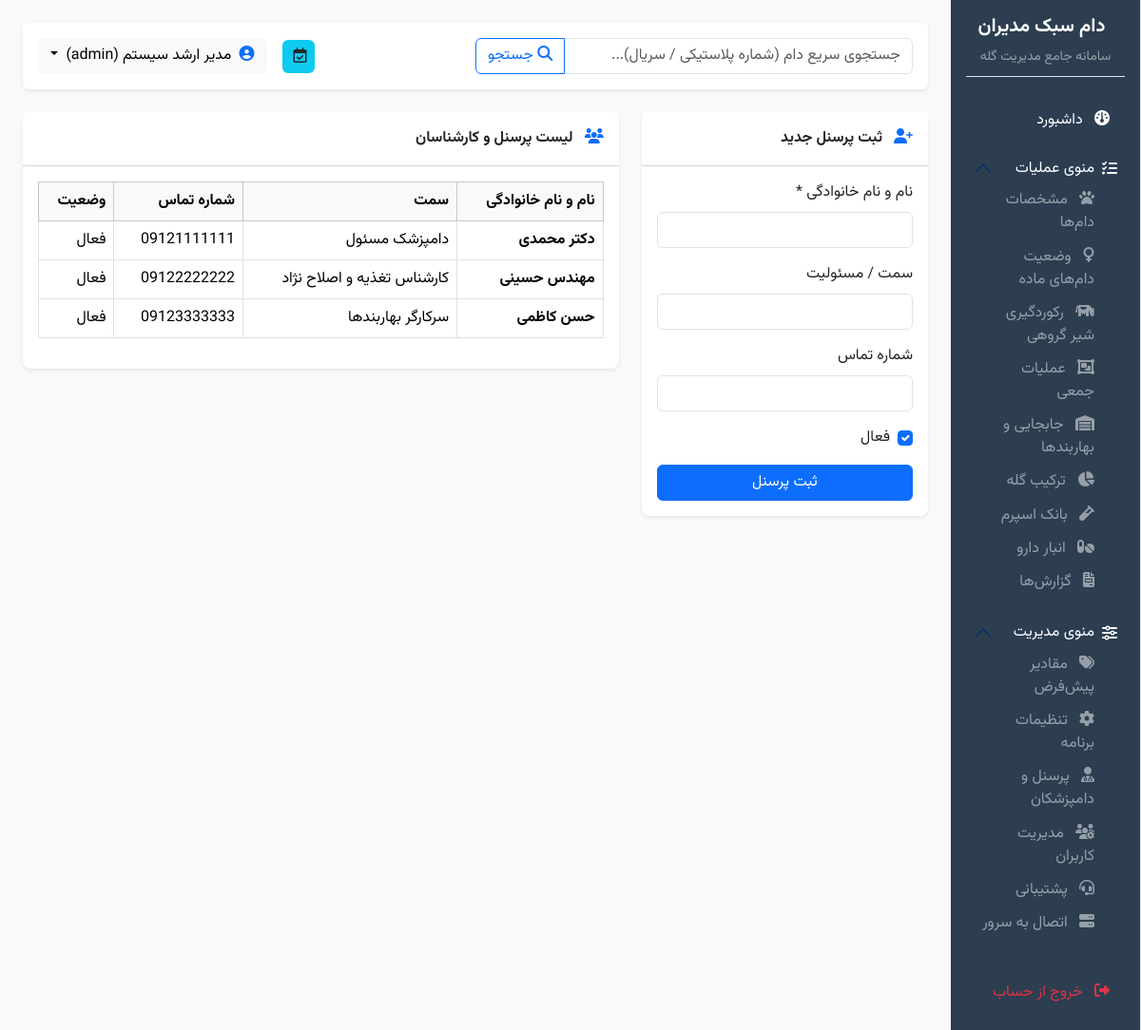
Screenshot of /admin/staff (signed in) with the database file from the repository.
### app/models/user.py (models this page shows, shortened)
class User(UserMixin, db.Model):
    __tablename__ = 'users'
    id = db.Column(db.Integer, primary_key=True)
    username = db.Column(db.String(64), unique=True, nullable=False, index=True)
    password_hash = db.Column(db.String(256), nullable=False)
    full_name = db.Column(db.String(128), nullable=True)
    role = db.Column(db.Enum(UserRole), default=UserRole.DATA_ENTRY, nullable=False)
    is_active = db.Column(db.Boolean, default=True, nullable=False)
    created_at = db.Column(db.DateTime, default=lambda: datetime.now(timezone.utc), nullable=False)

### app/models/admin.py (models this page shows, shortened)
class Staff(db.Model):
    __tablename__ = 'staff'
    id = db.Column(db.Integer, primary_key=True)
    full_name = db.Column(db.String(128), nullable=False)
    role = db.Column(db.String(64), nullable=True)
    phone = db.Column(db.String(30), nullable=True)
    is_active = db.Column(db.Boolean, default=True, nullable=False)

### app/routes/admin.py (the view, shortened to what this page needs)
@bp.route('/admin/staff', methods=['GET', 'POST'])
@login_required
@roles_required('admin')
def staff():
    form = StaffForm()
    staff_members = Staff.query.all()
    return render_template('admin/staff.html', form=form, staff_members=staff_members)

### app/forms/admin.py
class StaffForm(FlaskForm):
    full_name = StringField('نام و نام خانوادگی', validators=[DataRequired(message='نام الزامی است.')])
    role = StringField('سمت / مسئولیت', validators=[Optional()])
    phone = StringField('شماره تماس', validators=[Optional()])
    is_active = BooleanField('فعال', default=True)
    submit = SubmitField('ثبت پرسنل')

### app/templates/admin/staff.html (shortened to what this page needs)
{% extends "base.html" %}
{% block content %}
<div class="row g-4">
    <div class="col-md-4">
        <div class="card shadow-sm border-0">
            <div class="card-header bg-white py-3 fw-bold"><i class="fa-solid fa-user-plus text-primary me-2"></i> ثبت پرسنل جدید</div>
            <div class="card-body">
                <form method="POST" action="{{ url_for('admin.staff') }}">
                    <div class="mb-3"><label class="form-label">نام و نام خانوادگی *</label>{{ form.full_name(class="form-control") }}</div>
                    <div class="mb-3"><label class="form-label">سمت / مسئولیت</label>{{ form.role(class="form-control") }}</div>
                    <div class="mb-3"><label class="form-label">شماره تماس</label>{{ form.phone(class="form-control") }}</div>
                    <div class="mb-3 form-check">{{ form.is_active(class="form-check-input") }}<label class="form-check-label">فعال</label></div>
                    {{ form.submit(class="btn btn-primary w-100") }}
                </form>
            </div>
        </div>
    </div>
    <div class="col-md-8">
        <div class="card shadow-sm border-0">
            <div class="card-header bg-white py-3 fw-bold"><i class="fa-solid fa-users text-primary me-2"></i> لیست پرسنل و کارشناسان</div>
            <div class="card-body">
                <table class="table table-bordered table-hover">
                    <thead class="table-light"><tr><th>نام و نام خانوادگی</th><th>سمت</th><th>شماره تماس</th><th>وضعیت</th></tr></thead>
                    <tbody>
                        {% for st in staff_members %}
                        <tr>
                            <td><strong>{{ st.full_name }}</strong></td>
                            <td>{{ st.role or '---' }}</td>
                            <td>{{ st.phone or '---' }}</td>
                            <td>{{ 'فعال' if st.is_active else 'غیرفعال' }}</td>
                        </tr>
                        {% else %}
                        <tr><td colspan="4" class="text-center text-muted">پرونده پرسنلی ثبت نشده است.</td></tr>
                        {% endfor %}
                    </tbody>
                </table>
            </div>
        </div>
    </div>
</div>
{% endblock %}

### app/templates/base.html (shortened to what this page needs)
<!DOCTYPE html>
<html dir="rtl" lang="fa">
<head>
    <link rel="stylesheet" href="https://cdn.jsdelivr.net/npm/bootstrap@5.3.3/dist/css/bootstrap.rtl.min.css">
    <link rel="stylesheet" href="https://cdnjs.cloudflare.com/ajax/libs/font-awesome/6.5.2/css/all.min.css">
    <link rel="stylesheet" href="https://cdn.datatables.net/1.13.7/css/dataTables.bootstrap5.min.css">
    <link rel="stylesheet" href="{{ url_for('static', filename='vendor/persian-datepicker/persian-datepicker.min.css') }}">
    <link rel="stylesheet" href="{{ url_for('static', filename='css/style.css') }}">
</head>
<body>
    {% if current_user.is_authenticated %}
    <div class="container-fluid p-0">
        <div class="row g-0">
            <div class="col-md-3 col-lg-2 sidebar p-3 border-start">
                <div class="text-center mb-4 pb-2 border-bottom">
                    <h5 class="fw-bold text-white">دام سبک مدیران</h5>
                    <small class="text-white-50">سامانه جامع مدیریت گله</small>
                </div>
                <div class="nav flex-column nav-pills me-0" id="sidebarMenu">
                    <a class="nav-link text-white {{ 'active' if request.endpoint == 'dashboard.index' else '' }}" href="{{ url_for('dashboard.index') }}">
                        <i class="fa-solid fa-gauge me-2"></i> داشبورد
                    </a>
                    <div class="accordion accordion-flush my-2" id="accordionOps">
                        <div class="accordion-item bg-transparent text-white border-0">
                            <h2 class="accordion-header" id="headingOps">
                                <button class="accordion-button bg-transparent text-white shadow-none px-2 py-2 fs-6" type="button" data-bs-toggle="collapse" data-bs-target="#collapseOps" aria-expanded="true" aria-controls="collapseOps">
                                    <i class="fa-solid fa-list-check me-2"></i> منوی عملیات
                                </button>
                            </h2>
                            <div id="collapseOps" class="accordion-collapse collapse show" aria-labelledby="headingOps">
                                <div class="accordion-body p-0 ps-3">
                                    <a class="nav-link text-white-50 py-1 fs-7" href="{{ url_for('animals.list') }}"><i class="fa-solid fa-paw me-2"></i> مشخصات دام‌ها</a>
                                    <a class="nav-link text-white-50 py-1 fs-7" href="{{ url_for('animals.female_status') }}"><i class="fa-solid fa-venus me-2"></i> وضعیت دام‌های ماده</a>
                                    <a class="nav-link text-white-50 py-1 fs-7" href="{{ url_for('milk.milk_bulk') }}"><i class="fa-solid fa-cow me-2"></i> رکوردگیری شیر گروهی</a>
                                    <a class="nav-link text-white-50 py-1 fs-7" href="{{ url_for('bulk_operations.index') }}"><i class="fa-solid fa-object-group me-2"></i> عملیات جمعی</a>
                                    <a class="nav-link text-white-50 py-1 fs-7" href="{{ url_for('pens.list') }}"><i class="fa-solid fa-warehouse me-2"></i> جابجایی و بهاربندها</a>
                                    <a class="nav-link text-white-50 py-1 fs-7" href="{{ url_for('herd_composition.index') }}"><i class="fa-solid fa-chart-pie me-2"></i> ترکیب گله</a>
                                    <a class="nav-link text-white-50 py-1 fs-7" href="{{ url_for('sperm_bank.list') }}"><i class="fa-solid fa-vial me-2"></i> بانک اسپرم</a>
                                    <a class="nav-link text-white-50 py-1 fs-7" href="{{ url_for('medicine_warehouse.list') }}"><i class="fa-solid fa-pills me-2"></i> انبار دارو</a>
                                    <a class="nav-link text-white-50 py-1 fs-7" href="{{ url_for('reports.index') }}"><i class="fa-solid fa-file-invoice me-2"></i> گزارش‌ها</a>
                                </div>
                            </div>
                        </div>
                    </div>
                    <div class="accordion accordion-flush my-2" id="accordionAdmin">
                        <div class="accordion-item bg-transparent text-white border-0">
                            <h2 class="accordion-header" id="headingAdmin">
                                <button class="accordion-button bg-transparent text-white shadow-none px-2 py-2 fs-6" type="button" data-bs-toggle="collapse" data-bs-target="#collapseAdmin" aria-expanded="true" aria-controls="collapseAdmin">
                                    <i class="fa-solid fa-sliders me-2"></i> منوی مدیریت
                                </button>
                            </h2>
                            <div id="collapseAdmin" class="accordion-collapse collapse show" aria-labelledby="headingAdmin">
                                <div class="accordion-body p-0 ps-3">
                                    <a class="nav-link text-white-50 py-1 fs-7" href="{{ url_for('admin.defaults') }}"><i class="fa-solid fa-tags me-2"></i> مقادیر پیش‌فرض</a>
                                    <a class="nav-link text-white-50 py-1 fs-7" href="{{ url_for('admin.program_settings') }}"><i class="fa-solid fa-gear me-2"></i> تنظیمات برنامه</a>
                                    <a class="nav-link text-white-50 py-1 fs-7" href="{{ url_for('admin.staff') }}"><i class="fa-solid fa-user-doctor me-2"></i> پرسنل و دامپزشکان</a>
                                    {% if current_user.role.value == 'admin' %}
                                    <a class="nav-link text-white-50 py-1 fs-7" href="{{ url_for('admin.users') }}"><i class="fa-solid fa-users-gear me-2"></i> مدیریت کاربران</a>
                                    {% endif %}
                                    <a class="nav-link text-white-50 py-1 fs-7" href="{{ url_for('admin.support') }}"><i class="fa-solid fa-headset me-2"></i> پشتیبانی</a>
                                    <a class="nav-link text-white-50 py-1 fs-7" href="{{ url_for('admin.server_connection') }}"><i class="fa-solid fa-server me-2"></i> اتصال به سرور</a>
                                </div>
                            </div>
                        </div>
                    </div>
                    <a class="nav-link text-danger mt-4" href="{{ url_for('auth.logout') }}">
                        <i class="fa-solid fa-right-from-bracket me-2"></i> خروج از حساب
                    </a>
                </div>
            </div>
            <div class="col-md-9 col-lg-10 main-content">
                <div class="d-flex justify-content-between align-items-center mb-4 p-3 bg-white rounded shadow-sm">
                    <form action="{{ url_for('animals.search_quick') }}" method="GET" class="d-flex w-50">
                        <div class="input-group">
                            <input type="text" name="q" class="form-control" placeholder="جستجوی سریع دام (شماره پلاستیکی / سریال)..." required>
                            <button class="btn btn-outline-primary" type="submit"><i class="fa-solid fa-magnifying-glass"></i> جستجو</button>
                        </div>
                    </form>
                    <div class="d-flex align-items-center">
                        <span class="badge bg-info text-dark me-3 fs-6 p-2">
                            <i class="fa-regular fa-calendar-check me-1"></i> {{ current_date_jalali }}
                        </span>
                        <div class="dropdown">
                            <button class="btn btn-light dropdown-toggle" type="button" id="userMenu" data-bs-toggle="dropdown">
                                <i class="fa-solid fa-user-circle text-primary me-1"></i> {{ current_user.full_name or current_user.username }} ({{ current_user.role.value }})
                            </button>
                        </div>
                    </div>
                </div>
                {% block content %}{% endblock %}
            </div>
        </div>
    </div>
    <div class="toast-container position-fixed bottom-0 end-0 p-3" style="z-index: 1100;">
    </div>
    {% else %}
    <div class="container py-5">
        {% block auth_content %}{% endblock %}
    </div>
    {% endif %}
</body>
</html>

### app/static/css/style.css (style rules this page uses)
body { font-family: 'Vazirmatn', -apple-system, BlinkMacSystemFont, "Segoe UI", Roboto, "Helvetica Neue", Arial, sans-serif; background-color: #f8f9fa; color: #212529; }
.sidebar { min-height: 100vh; background-color: #2c3e50; color: #ecf0f1; }
.sidebar a { color: #bdc3c7; text-decoration: none; }
.sidebar .nav-link { padding: 0.6rem 1rem; border-radius: 0.25rem; margin-bottom: 0.2rem; }
.main-content { padding: 1.5rem; }
.card { border-radius: 0.5rem; box-shadow: 0 0.125rem 0.25rem rgba(0, 0, 0, 0.075); }

### rows the page displays
User: full_name "مدیر ارشد سیستم", role.value "admin"
Staff: full_name "دکتر محمدی", role "دامپزشک مسئول", phone "09121111111", is_active "فعال"
Staff: full_name "مهندس حسینی", role "کارشناس تغذیه و اصلاح نژاد", phone "09122222222", is_active "فعال"
Staff: full_name "حسن کاظمی", role "سرکارگر بهاربندها", phone "09123333333", is_active "فعال"
